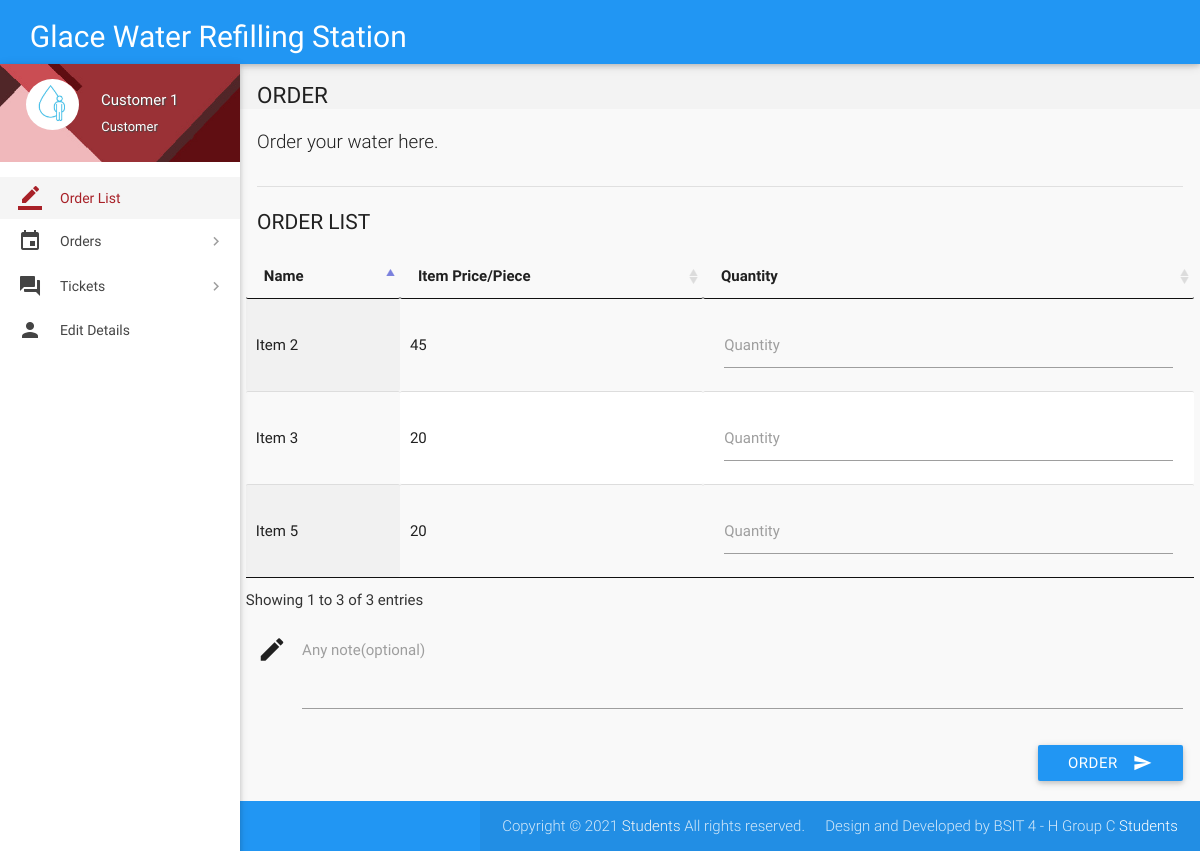
Page /index.php (signed in) on the committed database.
### tables this page shows
CREATE TABLE `items` (
  `id` int(11) NOT NULL,
  `name` varchar(20) NOT NULL,
  `price` int(11) NOT NULL,
  `deleted` tinyint(4) NOT NULL DEFAULT '0'
);

### includes/connect.php (called while the page is built, shortened)
<?php
$name = $_SESSION['name'];
$role = $_SESSION['role'];
?>

### index.php (the view, shortened to what this page needs)
<?php
include 'includes/connect.php';
	if($_SESSION['customer_sid']==session_id())
	{
		?>
<!DOCTYPE html>
<html lang="en">
<head>
  <link href="css/materialize.min.css" type="text/css" rel="stylesheet" media="screen,projection">
  <link href="css/style.min.css" type="text/css" rel="stylesheet" media="screen,projection">
  <link href="css/custom/custom.min.css" type="text/css" rel="stylesheet" media="screen,projection">
  <link href="js/plugins/perfect-scrollbar/perfect-scrollbar.css" type="text/css" rel="stylesheet" media="screen,projection">
  <link href="js/plugins/data-tables/css/jquery.dataTables.min.css" type="text/css" rel="stylesheet" media="screen,projection">
</head>
<body>
  <header id="header" class="page-topbar">
        <div class="navbar-fixed" >
            <nav class="blue">
                <div class="nav-wrapper"><h1> &nbsp &nbsp Glace Water Refilling Station </h1>
                </div>
            </nav>
        </div>
  </header>
  <div id="main">
    <div class="wrapper">
      <aside id="left-sidebar-nav">
        <ul id="slide-out" class="side-nav fixed leftside-navigation">
            <li class="user-details cyan darken-2">
            <div class="row">
                <div class="col col s4 m4 l4">
                    <img src="images/avatar.jpg" alt="" class="circle responsive-img valign profile-image">
                </div>
                <div class="col col s8 m8 l8">
                    <a class="btn-flat dropdown-button waves-effect waves-light white-text profile-btn" href="#" data-activates="profile-dropdown"><?php echo $name;?> <i class="mdi-navigation-arrow-drop-down right"></i></a>
                    <p class="user-roal"><?php echo $role;?></p>
                </div>
            </div>
            </li>
            <li class="bold active"><a href="index.php" class="waves-effect waves-cyan"><i class="mdi-editor-border-color"></i> Order List</a>
            </li>
                <li class="no-padding">
                    <ul class="collapsible collapsible-accordion">
                        <li class="bold"><a class="collapsible-header waves-effect waves-cyan"><i class="mdi-editor-insert-invitation"></i> Orders</a>
                        </li>
                    </ul>
                </li>
                <li class="no-padding">
                    <ul class="collapsible collapsible-accordion">
                        <li class="bold"><a class="collapsible-header waves-effect waves-cyan"><i class="mdi-action-question-answer"></i> Tickets</a>
                        </li>
                    </ul>
                </li>
            <li class="bold"><a href="details.php" class="waves-effect waves-cyan"><i class="mdi-social-person"></i> Edit Details</a>
            </li>
        </ul>
        </aside>
      <section id="content">
        <div id="breadcrumbs-wrapper">
          <div class="container">
            <div class="row">
              <div class="col s12 m12 l12">
                <h5 class="breadcrumbs-title">ORDER</h5>
              </div>
            </div>
          </div>
        </div>
        <div class="container">
          <p class="caption">Order your water here.</p>
          <div class="divider"></div>
		  <form class="formValidate" id="formValidate" method="post" action="place-order.php" novalidate="novalidate">
            <div class="row">
              <div class="col s12 m4 l3">
                <h4 class="header">Order List</h4>
              </div>
              <div>
                  <table id="data-table-customer" class="responsive-table display" cellspacing="0">
                    <thead>
                      <tr>
                        <th>Name</th>
                        <th>Item Price/Piece</th>
                        <th>Quantity</th>
                      </tr>
                    </thead>
                    <tbody>
				<?php
				$result = mysqli_query($con, "SELECT * FROM items where not deleted;");
				while($row = mysqli_fetch_array($result))
				{
					echo '<tr><td>'.$row["name"].'</td><td>'.$row["price"].'</td>';
					echo '<td><div class="input-field col s12"><label for='.$row["id"].' class="">Quantity</label>';
					echo '<input id="'.$row["id"].'" name="'.$row['id'].'" type="text" data-error=".errorTxt'.$row["id"].'"><div class="errorTxt'.$row["id"].'"></div></td></tr>';
				}
				?>
                    </tbody>
</table>
              </div>
			  <div class="input-field col s12">
              <i class="mdi-editor-mode-edit prefix"></i>
              <textarea id="description" name="description" class="materialize-textarea"></textarea>
              <label for="description" class="">Any note(optional)</label>
			  </div>
			  <div>
			  <div class="input-field col s12">
                              <button class="btn blue waves-effect waves-light right" type="submit" name="action">Order
                                <i class="mdi-content-send right"></i>
                              </button>
                            </div>
            </div>
			</form>
          </div>
        </div>
  </div>
  <footer class="blue page-footer">
    <div class="footer-copyright">
      <div class="container">
        <span>Copyright © 2021 <a class="grey-text text-lighten-4" href="#" target="_blank">Students</a> All rights reserved.</span>
        <span class="right"> Design and Developed by BSIT 4 - H Group C <a class="white-text text-lighten-4" href="#">Students</a></span>
        </div>
    </div>
  </footer>
</body>
</html>
<?php
	}
?>

### rows in the picture
items: name "Item 2", price "45"
items: name "Item 3", price "20"
items: name "Item 5", price "20"

### other values in the picture
$name "Customer 1"
$role "Customer"
